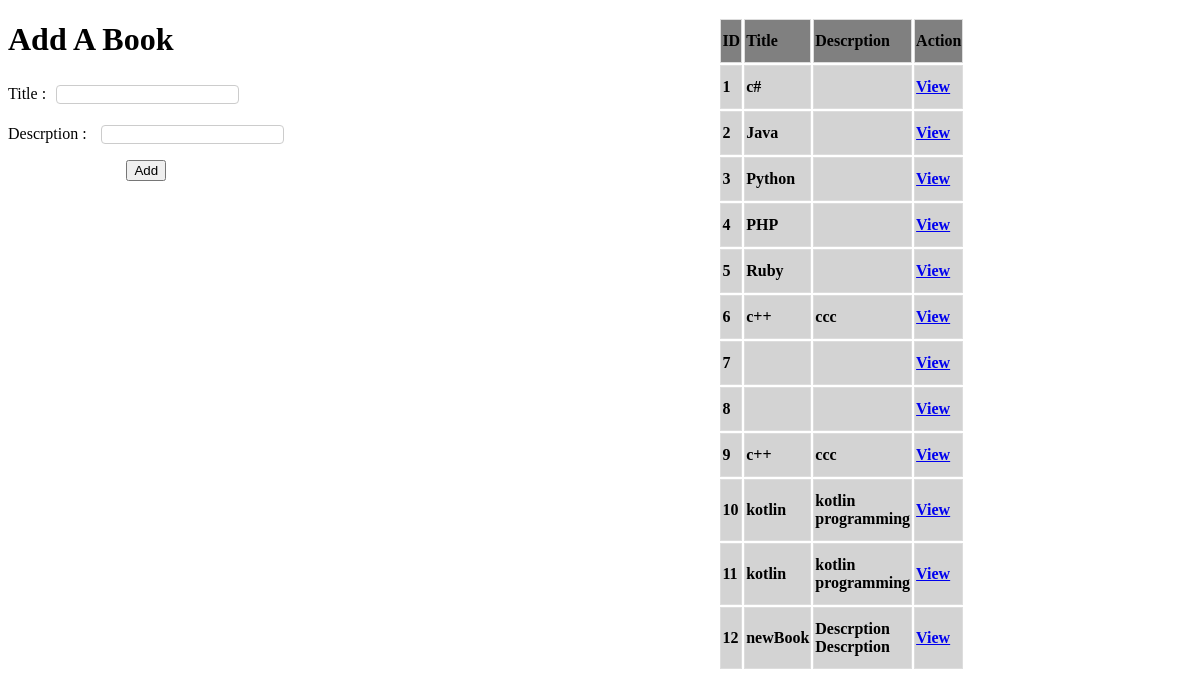
The page / on the database its author committed.
### books_authors_app/models.py (models this page shows, shortened)
class Books(models.Model):
    title = models.CharField(max_length=255)
    desc = models.TextField()
    created_at = models.DateTimeField(auto_now_add=True)
    updated_at = models.DateTimeField(auto_now=True)

### books_authors_app/views.py (the view)
# urls.py: path('', views.index),
def index(request):
    context = {'Books' : Books.objects.all() }
    return render(request , 'index.html' , context)

### books_authors_app/templates/index.html (shortened to what this page needs)
<!DOCTYPE html>
<html lang="en">
<head>
    {% load static %}
    <link rel="stylesheet" href="{% static 'css/style.css' %}">
</head>
<body>
    <div id=add>
    <form action="addBook" method="POST">
        <h1> Add A Book </h1>
        <p> Title :<input name="title" type="text"> </p>
        <p>Descrption : <input name="desc" type="text"></p>
        <button> Add </button></p>
    </form>
</div>
    <div>
        <table>
            <tr id='heading'>
                <th> ID </th>
                <th> Title </th>
                <th> Descrption </th>
                <th>   Action </th>
                {% for Books_id in Books %}
                <tr>
                    <th>{{Books_id.id}}</th>
                <th>{{Books_id.title}}</th>
                <th>{{Books_id.desc}}</th>
                <th><a href="books/{{Books_id.id}}">   View  </a></th>
            </tr>{% endfor %}
        </table>
    </div>
</body>
</html>

### books_authors_app/static/css/style.css (style rules this page uses)
p { font-family: 'Lucida Sans'; }
table { font-family: 'Lucida Sans'; width: 20%; margin-left: 60%; margin-top: -180px; }
#heading th { background-color: gray; }
table th { padding-top: 12px; padding-bottom: 12px; text-align: left; background-color: lightgrey; color: black; border: 1px solid #ddd; }
button { margin-left: 10%; }
input[type=text], input[type=number] { margin: 5px 10px 0px; display: inline-block; border: 1px solid #ccc; border-radius: 4px; box-sizing: border-box; }

### rows shown on the page
Books: id "1", title "c#"
Books: id "2", title "Java"
Books: id "3", title "Python"
Books: id "4", title "PHP"
Books: id "5", title "Ruby"
Books: id "6", title "c++", desc "ccc"
Books: id "7"
Books: id "8"
Books: id "9", title "c++", desc "ccc"
Books: id "10", title "kotlin", desc "kotlin programming"
Books: id "11", title "kotlin", desc "kotlin programming"
Books: id "12", title "newBook", desc "Descrption Descrption"
